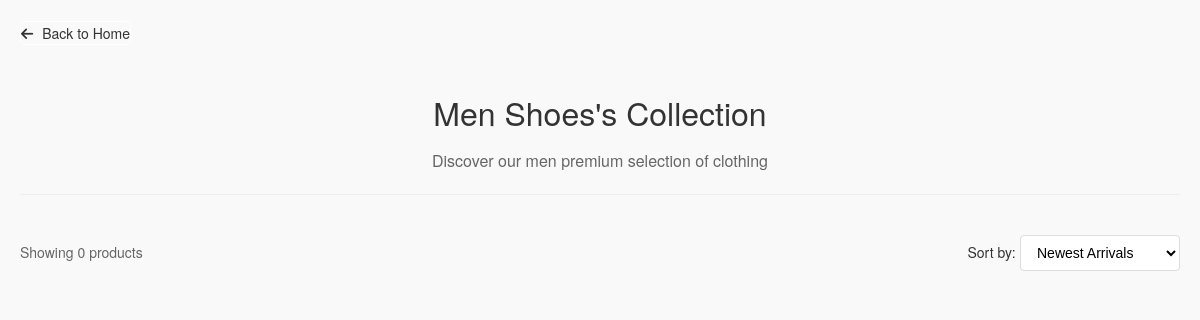
/men/shoes/, run on an earlier commit of the app's database.
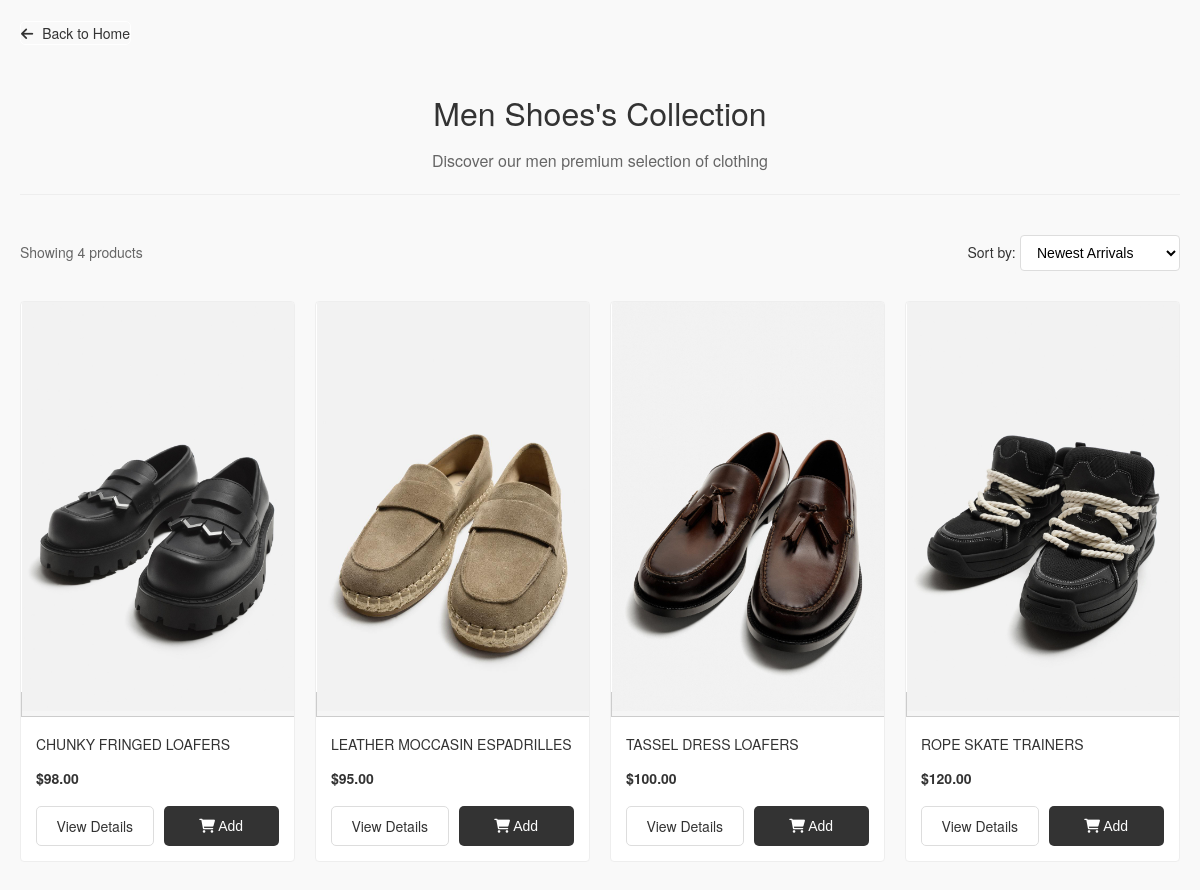
And on a later commit of the database.
### clothes/models.py (models this page shows, shortened)
class Product(models.Model):
    CATEGORY_CHOICES = [
        ('men', 'Men'),
        ('women', 'Women'),
    ]
    SUBCATEGORY_CHOICES = [
        ('shirts', 'Shirts'),
        ('t_shirts', 'T-Shirts'),
        ('polo_shirts', 'Polo Shirt'),
        ('jeans', 'Jeans'),
        ('jackets', 'Jackets'),
        ('blazers', 'Blazers'),
        ('dresses', 'Dresses'),
        ('trousers', 'Trousers'),
        ('hoodies_sweatshirts', 'Hoodies | Sweatshirts'),
        ('sweaters_cardigans', 'Sweater | Cardigans'),
        ('tops', 'Tops'),
        ('shorts', 'Shorts'),
        ('shoes', 'Shoes'),
        ('bags', 'Bags'),
        ('accessories', 'Accessories'),
        ('perfume', 'Perfume'),
    ]
    SIZE_CHOICES = [
        ('XS', 'Extra Small'),
        ('S', 'Small'),
        ('M', 'Medium'),
        ('L', 'Large'),
        ('XL', 'Extra Large'),
    ]
    product_id = models.CharField(max_length=50, unique=True)  # Barcode or unique ID
    name = models.CharField(max_length=200)
    category = models.CharField(max_length=50, choices=CATEGORY_CHOICES)
    subcategory = models.CharField(max_length=50, choices=SUBCATEGORY_CHOICES)
    description = models.TextField()
    sku = models.CharField(max_length=50, unique=True, blank=True, null=True)
    stock = models.PositiveIntegerField(default=0)
    price = models.DecimalField(max_digits=10, decimal_places=2)
    size = models.CharField(max_length=50, choices=SIZE_CHOICES)  # Size options
    image_name = models.CharField(max_length=100, blank=True, null=True)

### clothes/views.py (the view)
# urls.py: path('men/shoes/', views.men_shoes, name='men/men_shoes'),
def men_shoes(request):
    products = Product.objects.filter(category='men', subcategory='shoes')
    return render(request, 'men/men_shoes.html', {'products': products})

### clothes/templates/men/men_shoes.html (shortened to what this page needs)
{% load static %}
<!DOCTYPE html>
<html lang="en">
<head>
    <link rel="stylesheet" href="https://cdnjs.cloudflare.com/ajax/libs/font-awesome/6.0.0/css/all.min.css">
    <link rel="stylesheet" href="{% static 'Shop/shop.css' %}">
</head>
<body>
    <div class="shop-container">
        <a href="{% url 'home' %}" class="back-button">
            <i class="fas fa-arrow-left"></i> Back to Home
        </a>
        <div class="shop-header">
            <h1>Men Shoes's Collection</h1>
            <p class="shop-subtitle">Discover our men premium selection of clothing</p>
        </div>
        <div class="shop-toolbar">
            <div class="results-count">
                Showing {{ products.count }} products
            </div>
            <div class="sort-options">
                <label for="sort">Sort by:</label>
                <select id="sort" name="sort">
                    <option value="newest">Newest Arrivals</option>
                </select>
            </div>
        </div>
        <div class="product-grid">
            {% for product in products %}
            <div class="product-card">
                <a href="{% url 'product_detail' product.id %}" class="product-image">
                    <img src="{% static 'Shop/' %}{{ product.image_name }}" alt="{{ product.name }}" loading="lazy">
                </a>
                <div class="product-info">
                    <h3>{{ product.name }}</h3>
                    <div class="price">
                        {% if product.discount_price %}
                        <span class="current-price">${{ product.discount_price }}</span>
                        <span class="original-price">${{ product.price }}</span>
                        {% else %}
                        <span class="current-price">${{ product.price }}</span>
                        {% endif %}
                    </div>
                    <div class="product-actions">
                        <a href="{% url 'product_detail' product.id %}" class="view-btn">View Details</a>
                        <button class="add-btn" data-product-id="{{ product.id }}">
                            <i class="fas fa-shopping-cart"></i> Add
                        </button>
                    </div>
                </div>
            </div>
            {% endfor %}
        </div>
    </div>
</body>
</html>

What changed in the data, as far as the page shows it:
added Product: image_name (picture), name "CHUNKY FRINGED LOAFERS", price "98.00"
added Product: image_name (picture), name "LEATHER MOCCASIN ESPADRILLES", price "95.00"
added Product: image_name (picture), name "TASSEL DRESS LOAFERS", price "100.00"
added Product: image_name (picture), name "ROPE SKATE TRAINERS", price "120.00"
Also different on the page:
{{ products.count }}: "0" → "4"
